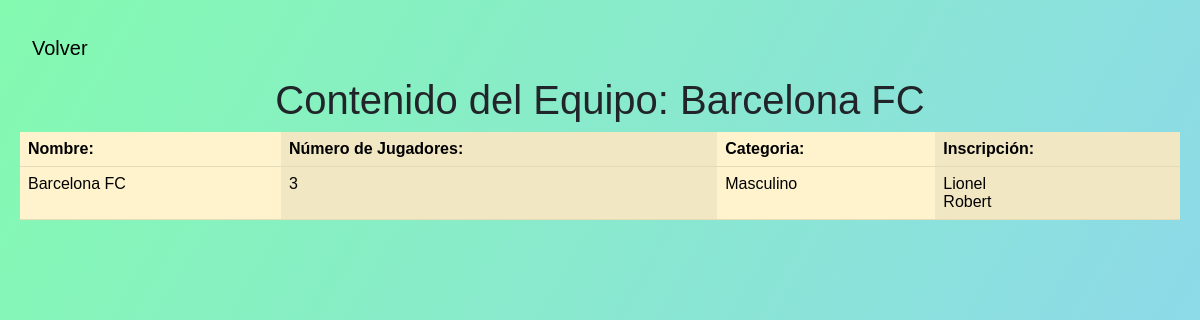
Screenshot of /equipo/9/ with the database file from the repository.
### dawnbem/models.py (models this page shows, shortened)
class Equipo(models.Model):
    nombre = models.CharField(max_length=50)
    numero_Jugadores = models.PositiveIntegerField()
    categoria = models.CharField(max_length=10, choices=[(tag.value, tag.value) for tag in Categoria], blank=True, null=True)
    inscripcion = models.ManyToManyField(Inscripcion, related_name='equipos', blank=True)

class Inscripcion(models.Model):
    fecha_solicitud = models.DateField(blank=True,null=True)
    jugador = models.ForeignKey(Jugador, on_delete=models.CASCADE, related_name='jugadorList', default=None)  # relacion de uno a muchos
    EstadoInscripcion = models.CharField(max_length=10, choices=[(tag.value, tag.value) for tag in EstadoInscripcion], default='En Proceso')

class Jugador(models.Model):
    numero_Camiseta = models.PositiveIntegerField()
    posicion = models.CharField(max_length=50,default=None)
    registro = models.ForeignKey(Registro, on_delete=models.CASCADE, related_name='RegistroList', default=None)  # relacion de uno a muchos

class Registro(models.Model):
    nombre = models.CharField(max_length=50)
    apellido = models.CharField(max_length=50)
    edad = models.PositiveIntegerField()
    EscogerDeporte = models.CharField(max_length=10, choices=[(tag.value, tag.value) for tag in EscogerDeporte], blank=True, null=True)
    EleccionDeRol = models.CharField(max_length=20, choices=[(tag.value, tag.value) for tag in EleccionDeRol], blank=True, null=True)

### dawnbem/views.py (the view)
# urls.py: path('equipo/<int:id>/', views.equipo_detail, name='equipoDetail'),
def equipo_detail(request,id):
    equipo = Equipo.objects.get(id=id)
    context = {'equipo': equipo}
    return render(request, 'equipoDetail.html', context)

### templates/equipoDetail.html (shortened to what this page needs)
{% block contenido %}
    <link href="https://cdn.jsdelivr.net/npm/bootstrap@5.3.0/dist/css/bootstrap.min.css" rel="stylesheet">
    <header>
            <nav class="navbar navbar-expand-lg ">
                <div class="container-fluid">
                  <a class="navbar-brand" href="{% url 'equipoNuevo' %}">Volver</a>
                </div>
              </nav>
    </header>
    <h1>Contenido del Equipo: {{ equipo.nombre }}</h1>
    <table class="table table-warning table-striped-columns">
        <thead>
            <tr>
                <th>Nombre:</th>
                <th>Número de Jugadores:</th>
                <th>Categoria:</th>
                <th>Inscripción:</th>
            </tr>
        </thead>
        <tbody>
            <tr>
                <td>{{ equipo.nombre }}</td>
                <td>{{ equipo.numero_Jugadores }}</td>
                <td>{{ equipo.categoria }}</td>
                <td> {% for inscripcion in equipo.inscripcion.all %}
                     {{ inscripcion.jugador.registro.nombre }}<br>
                     {% endfor %}
                </td>
            </tr>
        </tbody>
    </table>
{% endblock %}

### templates/equipoDetail.html (style rules this page uses)
h1 { text-align: center; }

### rows the page displays
Equipo: nombre "Barcelona FC", numero_Jugadores "3", categoria "Masculino"
Inscripcion: jugador.registro.nombre "Lionel"
Inscripcion: jugador.registro.nombre "Robert"
